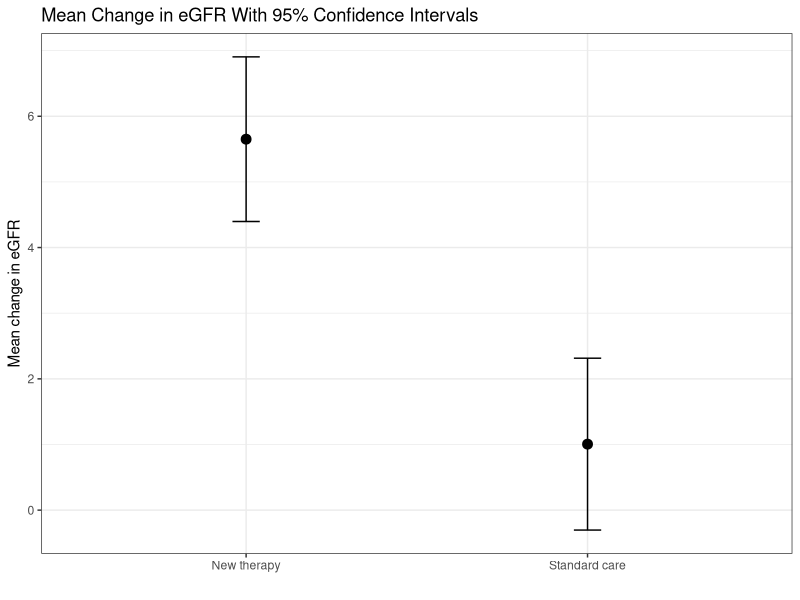

Write R code to recreate this figure.
## ---- chunk 1
library(tidyverse)
library(broom)
library(scales)
library(epitools)

set.seed(2026)

n_treat <- 220
n_control <- 220

trial_df <- tibble(
  id = 1:(n_treat + n_control),
  treatment = c(rep("New therapy", n_treat), rep("Standard care", n_control)),
  response = c(
    rbinom(n_treat, 1, 0.68),
    rbinom(n_control, 1, 0.52)
  ),
  serious_ae = c(
    rbinom(n_treat, 1, 0.12),
    rbinom(n_control, 1, 0.20)
  ),
  egfr_change = c(
    rnorm(n_treat, mean = 4.8, sd = 9.5),
    rnorm(n_control, mean = 1.4, sd = 9.8)
  ),
  age = round(rnorm(n_treat + n_control, mean = 59, sd = 11)),
  bmi = round(rnorm(n_treat + n_control, mean = 30, sd = 5), 1)
)
## ---- chunk 2
trialdf <- trial_df |>
  slice_head(n = 6)

trialdf
## ---- chunk 3
egfr_summary <- trial_df |>
  group_by(treatment) |>
  summarise(
    n = n(),
    mean_egfr_change = mean(egfr_change),
    sd_egfr_change = sd(egfr_change)
  )

egfr_summary
## ---- chunk 4
egfr_ci_df <- trial_df |>
  group_by(treatment) |>
  summarise(
    n = n(),
    mean_egfr_change = mean(egfr_change),
    sd_egfr_change = sd(egfr_change),
    se = sd_egfr_change / sqrt(n),
    lower = mean_egfr_change - qt(0.975, df = n - 1) * se,
    upper = mean_egfr_change + qt(0.975, df = n - 1) * se
  )

plot <- ggplot(egfr_ci_df, aes(x = treatment, y = mean_egfr_change)) +
  geom_point(size = 3) +
  geom_errorbar(aes(ymin = lower, ymax = upper), width = 0.08) +
  labs(
    title = "Mean Change in eGFR With 95% Confidence Intervals",
    x = "",
    y = "Mean change in eGFR"
  ) +
  theme_bw()

plot
## ---- chunk 5
response_summary <- trial_df |>
  group_by(treatment) |>
  summarise(
    n = n(),
    responses = sum(response),
    nonresponses = n() - responses,
    risk = mean(response)
  )

response_summary

risk_new <- response_summary$risk[response_summary$treatment == "New therapy"]
risk_std <- response_summary$risk[response_summary$treatment == "Standard care"]

risk_difference <- risk_new - risk_std
risk_difference
## ---- chunk 6
risk_ratio <- risk_new / risk_std
risk_ratio
## ---- chunk 7
response_odds <- response_summary |>
  mutate(odds = risk / (1 - risk))

response_odds
## ---- chunk 8
odds_ratio <- response_odds$odds[response_odds$treatment == "New therapy"] /
  response_odds$odds[response_odds$treatment == "Standard care"]

odds_ratio
